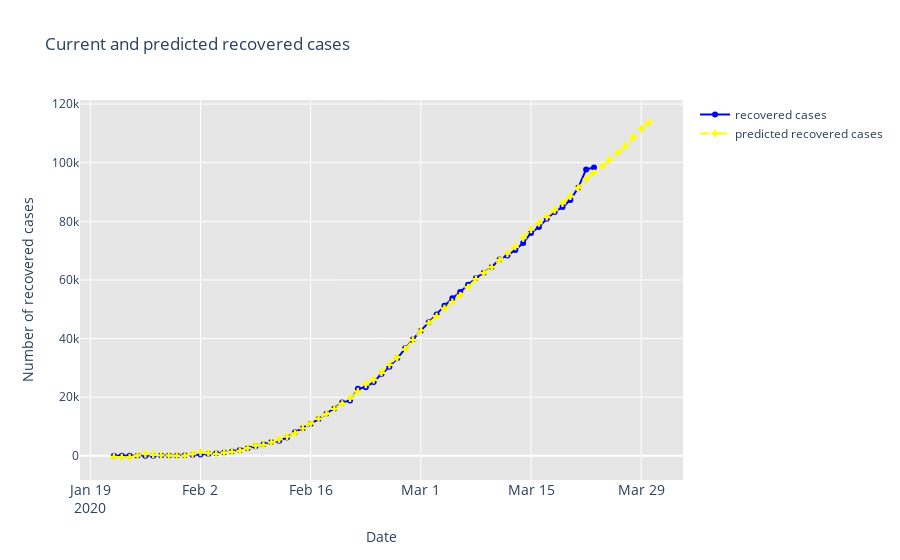

Here is the notebook cell this chart was saved with:
### Code cell
fig = go.Figure()
fig.add_trace(go.Scatter(x=recovered['ds'],y=recovered['y'],mode='lines+markers',name='recovered cases',line=dict(color='blue',dash='solid')))
fig.add_trace(go.Scatter(x=future.ds.dt.date,y=forecast.yhat,mode='lines+markers',name='predicted recovered cases',line=dict(color='yellow',dash='dash'),marker_symbol='cross'))
fig.update_layout(title_text='Current and predicted recovered cases',xaxis=dict(title='Date'),xaxis_tickfont_size=14,yaxis=dict(title='Number of recovered cases'),plot_bgcolor='#e6e6e6')
fig.show()
